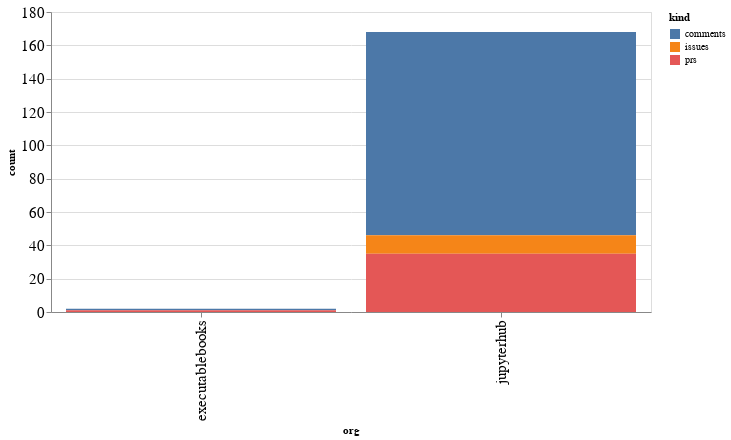

The notebook cell this image was saved under:
### Code cell
alt.Chart(org_summaries, width=600).mark_bar().encode(
    x='org',
    y='count',
    color='kind',
    tooltip="org"
)

### Figure 1 — Vega-Lite specification as saved in the notebook (floating-point values rounded to 4 significant figures)
{"config": {"axisLeft": {"labelFontSize": 15}, "axisBottom": {"labelFontSize": 15}}, "data": {"name": "data-cb74aab2f007f722fa08bfda0048f13f"}, "mark": "bar", "encoding": {"color": {"type": "nominal", "field": "kind"}, "tooltip": {"type": "nominal", "field": "org"}, "x": {"type": "nominal", "field": "org"}, "y": {"type": "quantitative", "field": "count"}}, "width": 600, "$schema": "https://vega.github.io/schema/vega-lite/v4.8.1.json", "datasets": {"data-cb74aab2f007f722fa08bfda0048f13f": [{"org": "executablebooks", "kind": "comments", "count": 1}, {"org": "executablebooks", "kind": "prs", "count": 1}, {"org": "jupyterhub", "kind": "comments", "count": 122}, {"org": "jupyterhub", "kind": "issues", "count": 11}, {"org": "jupyterhub", "kind": "prs", "count": 35}]}}
